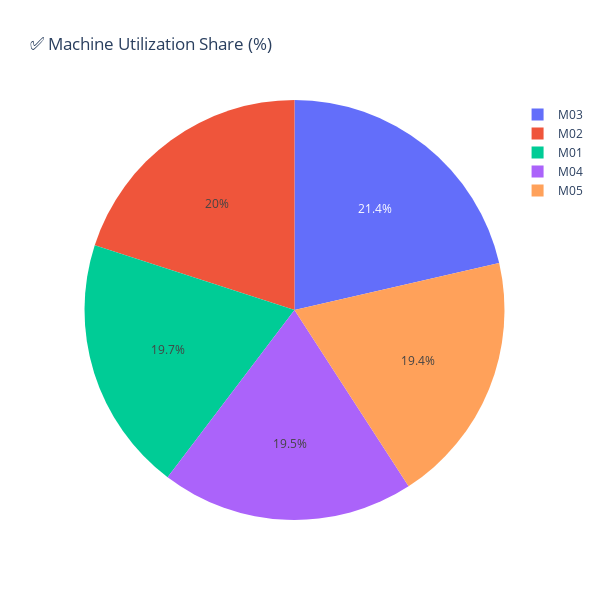

Here is the notebook cell this chart was saved with:
### Markdown cell above
Pie Chart for Machine Utilization

### Code cell
# Pie Chart for Machine Utilization
def create_utilization_pie_chart(utilization_df):
    fig = px.pie(utilization_df, 
                 names='Machine_ID', 
                 values='Utilization_%',
                 title='✅ Machine Utilization Share (%)')
    fig.update_layout(height=600, width=600)
    fig.show()

# Show Pie Chart
create_utilization_pie_chart(machine_utilization_df)

### Figure 1 — Plotly figure (JSON) as saved in the notebook; plotly's stock layout.template omitted (floating-point values rounded to 4 significant figures)
{"data": [{"domain": {"x": [0, 1], "y": [0, 1]}, "hovertemplate": "Machine_ID=%{label}<br>Utilization_%=%{value}<extra></extra>", "labels": ["M02", "M01", "M04", "M05", "M03"], "legendgroup": "", "name": "", "showlegend": true, "type": "pie", "values": [19.96, 19.62, 19.42, 19.4, 21.36]}], "layout": {"height": 600, "legend": {"tracegroupgap": 0}, "title": {"text": "✅ Machine Utilization Share (%)"}, "width": 600}}
